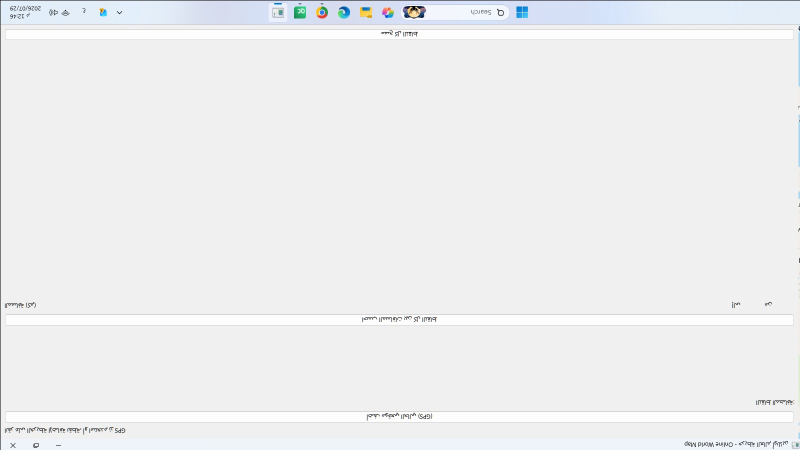
#> input picture output/rotated_180.jpg, 1600 x 900 px, given in place of Screenshot 2026-07-29 124604.png, which was not available (shown at 1/2 size); the run also reads 1 picture not shown here
$ jupyter execute Untitled-2.ipynb
#> lines starting #> are read from the running program, lines starting #| are printed output that depends on the picture; pictures that were not available may be replaced by others from this repository, and a replacement may not be noted
[cell 1]
import numpy as np
import matplotlib.pyplot as plt

image = np.zeros((400, 400), dtype=np.uint8)

image[100:300, 100:300] = 255

plt.imshow(image, cmap="gray")
plt.axis("off")
plt.show()
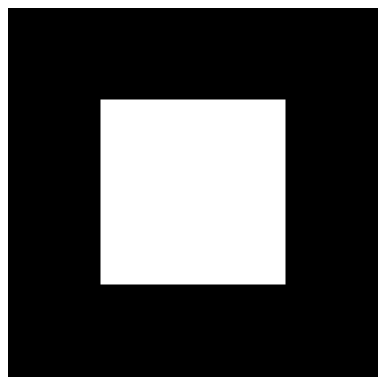
#> figure drawn by matplotlib, 1 panel

[cell 2]
import cv2
import matplotlib.pyplot as plt
import os

# 1. مسار الصورة
image_path = r"C:\Users\PC-LAB1\Pictures\Screenshots\Screenshot 2026-07-29 124604.png"

# قراءة الصورة بواسطة OpenCV (تكون بنظام BGR)
image_bgr = cv2.imread(image_path)
#> image_bgr is the input picture: shape (900, 1600, 3); mean B, G, R 239.9, 239, 238.3

if image_bgr is None:
    print("خطأ: تعذر قراءة الصورة! تأكد من صحة المسار.")
else:
    # 2. تحويل نظام الألوان إلى RGB ليتوافق مع Matplotlib
    image_rgb = cv2.cvtColor(image_bgr, cv2.COLOR_BGR2RGB)

    # --- تطبيق التحويلات الهندسية ---
    # أ) تغيير الحجم (Resize)
    small = cv2.resize(image_rgb, (400, 300))
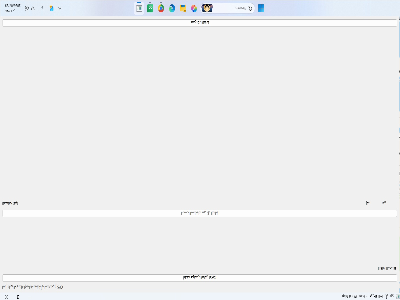
#> small: shape (300, 400, 3); mean R, G, B 238.4, 239.2, 240

    # ب) الاقتطاع (Crop)
    h, w = image_rgb.shape[:2]
#> h = 900; w = 1600
    crop = image_rgb[int(h*0.1):int(h*0.8), int(w*0.1):int(w*0.8)]
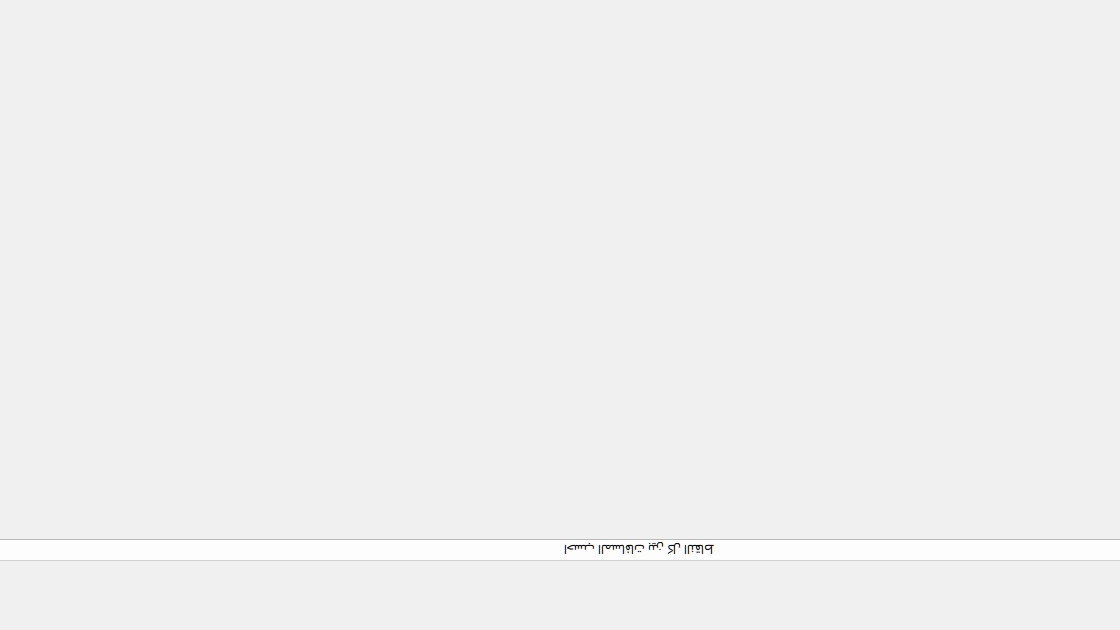
#> crop: shape (630, 1120, 3); mean R, G, B 240.2, 240.2, 240.2

    # ج) القلب الأفقية والرأسي (Flip)
    horizontal = cv2.flip(image_rgb, 1)
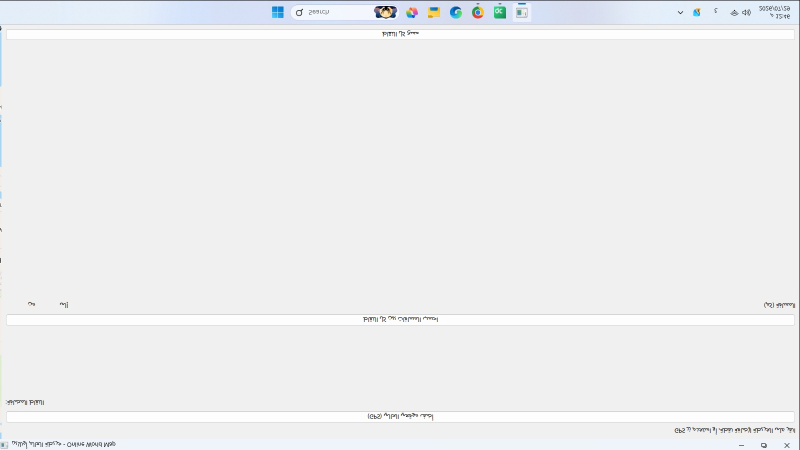
#> horizontal: shape (900, 1600, 3) (shown at 1/2 size); mean R, G, B 238.3, 239, 239.9
    vertical = cv2.flip(image_rgb, 0)
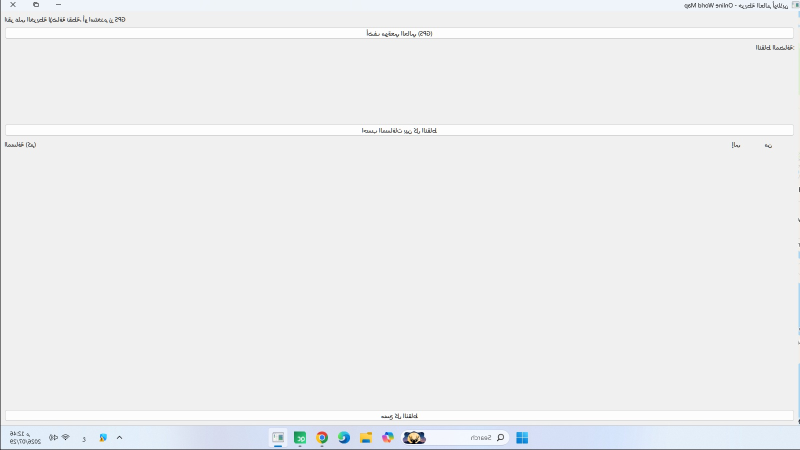
#> vertical: shape (900, 1600, 3) (shown at 1/2 size); mean R, G, B 238.3, 239, 239.9

    # --- حفظ النتائج ملفات في مجلد output ---
    os.makedirs("output", exist_ok=True)
    cv2.imwrite("output/resized.jpg", cv2.cvtColor(small, cv2.COLOR_RGB2BGR))
    cv2.imwrite("output/crop.jpg", cv2.cvtColor(crop, cv2.COLOR_RGB2BGR))
    cv2.imwrite("output/horizontal_flip.jpg", cv2.cvtColor(horizontal, cv2.COLOR_RGB2BGR))
    cv2.imwrite("output/vertical_flip.jpg", cv2.cvtColor(vertical, cv2.COLOR_RGB2BGR))

    # --- دمج وتجميع النتائج في صورة واحدة للعرّض ---
    fig, axes = plt.subplots(2, 3, figsize=(15, 8))

    # 1. الصورة الأصلية
    axes[0, 0].imshow(image_rgb)
    axes[0, 0].set_title("1. Original Image")
    axes[0, 0].axis("off")

    # 2. الصورة المصغرة (Resize)
    axes[0, 1].imshow(small)
    axes[0, 1].set_title("2. Resized (400x300)")
    axes[0, 1].axis("off")

    # 3. الصورة المقتطعة (Crop)
    axes[0, 2].imshow(crop)
    axes[0, 2].set_title("3. Cropped Region")
    axes[0, 2].axis("off")

    # 4. القلب الأفقي (Horizontal Flip)
    axes[1, 0].imshow(horizontal)
    axes[1, 0].set_title("4. Horizontal Flip")
    axes[1, 0].axis("off")

    # 5. القلب الرأسي (Vertical Flip)
    axes[1, 1].imshow(vertical)
    axes[1, 1].set_title("5. Vertical Flip")
    axes[1, 1].axis("off")

    # إخفاء المربع الأخير الفارغ في الشبكة
    axes[1, 2].axis("off")

    plt.tight_layout()
    plt.show()

[cell 3]
import cv2
import matplotlib.pyplot as plt
import os

# 1. قراءة الصورة
image_path = r"C:\Users\PC-LAB1\Pictures\Screenshots\Screenshot 2026-07-29 124604.png"
image_bgr = cv2.imread(image_path)

if image_bgr is None:
    print("خطأ: تعذر قراءة الصورة!")
else:
    # تحويل الألوان لـ RGB للعرض بـ Matplotlib
    image_rgb = cv2.cvtColor(image_bgr, cv2.COLOR_BGR2RGB)

    # أبعاد ومركز الصورة
    height, width = image_rgb.shape[:2]
#> height = 900; width = 1600
    center = (width // 2, height // 2)
#> center = (800, 450)

    # قائمة الزوايا المراد اختبارها
    angles = [45, 90, 180, 270]
    rotated_images = {}

    os.makedirs("output", exist_ok=True)

    # تدوير الصورة لكل زاوية
    for angle in angles:
        matrix = cv2.getRotationMatrix2D(center, angle, 1.0)
        rotated = cv2.warpAffine(image_rgb, matrix, (width, height))
        rotated_images[angle] = rotated

        # حفظ كل نسخة
        cv2.imwrite(f"output/rotated_{angle}.jpg", cv2.cvtColor(rotated, cv2.COLOR_RGB2BGR))
#> this loop made 4 passes
#> pass 1, `rotated = cv2.warpAffine(image_rgb, matrix, (width, height))`:
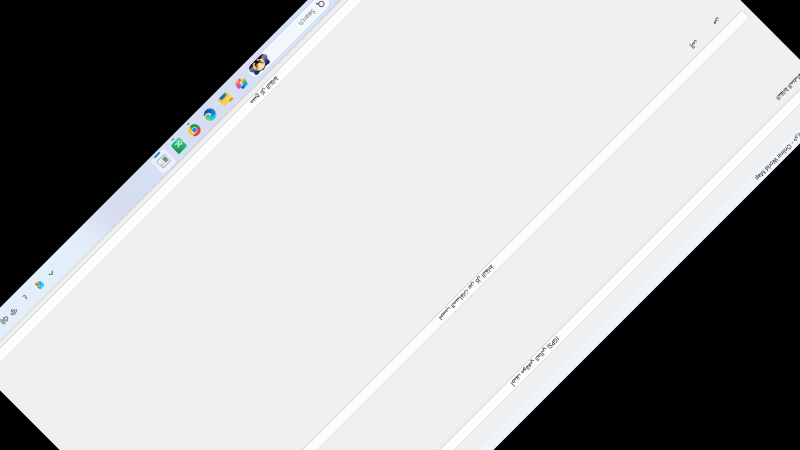
#> rotated: shape (900, 1600, 3) (shown at 1/2 size); mean R, G, B 174, 174.4, 174.8
#> after the loop:
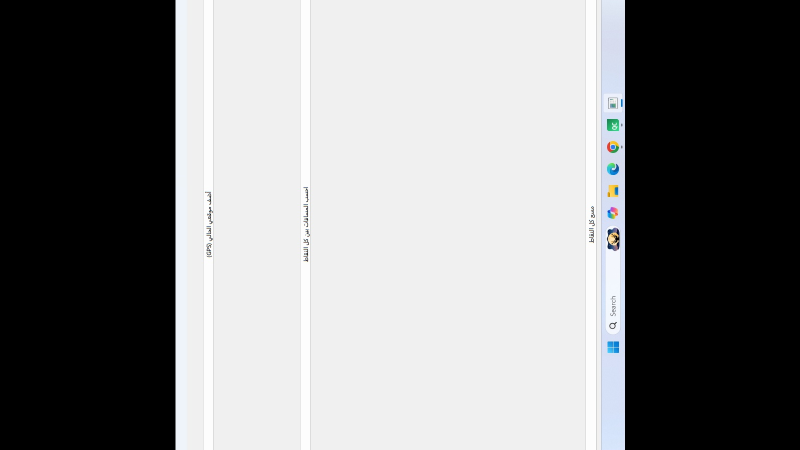
#> rotated: shape (900, 1600, 3) (shown at 1/2 size); mean R, G, B 134, 134.4, 135
#> after the loop, rotated_images = 4 items

    # عرض جميع النتائج في لوحة واحدة
    fig, axes = plt.subplots(1, 5, figsize=(18, 5))

    # الصورة الأصلية
    axes[0].imshow(image_rgb)
    axes[0].set_title("Original")
    axes[0].axis("off")

    # عرض الزوايا
    for i, angle in enumerate(angles, start=1):
        axes[i].imshow(rotated_images[angle])
        axes[i].set_title(f"Rotated {angle}°")
        axes[i].axis("off")

    plt.tight_layout()
    plt.show()
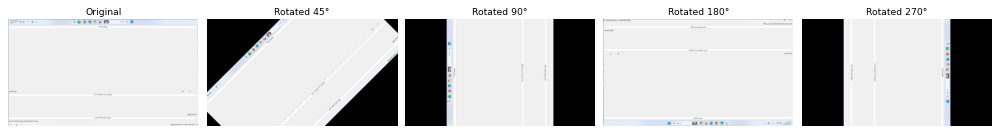
#> figure drawn by matplotlib, 5 panels

[cell 4]
import cv2
import matplotlib.pyplot as plt

# 1. قراءة الصورة
image_path = r"C:\Users\PC-LAB1\Pictures\Screenshots\Screenshot 2026-07-29 124604.png"
image_bgr = cv2.imread(image_path)

if image_bgr is None:
    print("خطأ: تعذر قراءة الصورة!")
else:
    # التحويلات
    image_rgb = cv2.cvtColor(image_bgr, cv2.COLOR_BGR2RGB)
    gray = cv2.cvtColor(image_bgr, cv2.COLOR_BGR2GRAY)
    hsv = cv2.cvtColor(image_bgr, cv2.COLOR_BGR2HSV)
#> hsv: shape (900, 1600, 3); mean H, S, V 11.2, 2.6, 240.1

    # طباعة الأبعاد
    print("Color (RGB):", image_rgb.shape)
#| Color (RGB): (900, 1600, 3)
    print("Gray:", gray.shape)
#| Gray: (900, 1600)
    print("HSV:", hsv.shape)
#| HSV: (900, 1600, 3)

    # العرض في لوحة واحدة
    fig, axes = plt.subplots(1, 3, figsize=(15, 5))

    axes[0].imshow(image_rgb)
    axes[0].set_title(f"RGB Color\nShape: {image_rgb.shape}")
    axes[0].axis("off")

    axes[1].imshow(gray, cmap="gray")
    axes[1].set_title(f"Grayscale\nShape: {gray.shape}")
    axes[1].axis("off")

    axes[2].imshow(hsv)
    axes[2].set_title(f"HSV Representation\nShape: {hsv.shape}")
    axes[2].axis("off")

    plt.tight_layout()
    plt.show()

[cell 5]
import cv2
import matplotlib.pyplot as plt
import os

# 1. قراءة الصورة
image_path = r"C:\Users\PC-LAB1\Pictures\Screenshots\Screenshot 2026-07-29 124604.png"
image_bgr = cv2.imread(image_path)

if image_bgr is None:
    print("خطأ: تعذر قراءة الصورة!")
else:
    image_rgb = cv2.cvtColor(image_bgr, cv2.COLOR_BGR2RGB)

    # تطبيق الفلاتر
    blur = cv2.blur(image_rgb, (5, 5))
    gaussian = cv2.GaussianBlur(image_rgb, (5, 5), 0)
    median = cv2.medianBlur(image_rgb, 5)

    # حفظ النتائج
    os.makedirs("output", exist_ok=True)
    cv2.imwrite("output/blur.jpg", cv2.cvtColor(blur, cv2.COLOR_RGB2BGR))
    cv2.imwrite("output/gaussian.jpg", cv2.cvtColor(gaussian, cv2.COLOR_RGB2BGR))
    cv2.imwrite("output/median.jpg", cv2.cvtColor(median, cv2.COLOR_RGB2BGR))
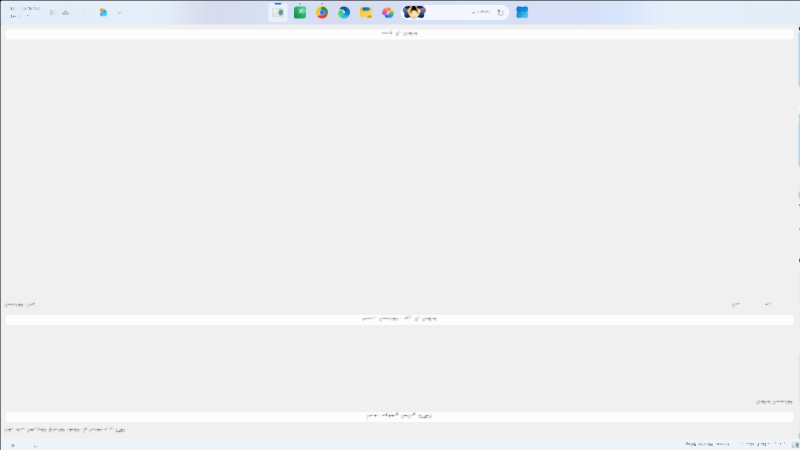
#> saved as median.jpg: shape (900, 1600, 3) (shown at 1/2 size); mean B, G, R 240.6, 239.7, 239

    # عرض النتائج جنبًا إلى جنب للمقارنة
    fig, axes = plt.subplots(1, 4, figsize=(20, 5))

    titles = ["Original", "Average Blur", "Gaussian Blur", "Median Blur"]
    images = [image_rgb, blur, gaussian, median]

    for ax, img, title in zip(axes, images, titles):
        ax.imshow(img)
        ax.set_title(title)
        ax.axis("off")
#> this loop made 4 passes
#> title on passes 1 to 4: 'Original', 'Average Blur', 'Gaussian Blur', 'Median Blur'

    plt.tight_layout()
    plt.show()

[cell 6]
import cv2
import matplotlib.pyplot as plt

image_path = r"C:\Users\PC-LAB1\Desktop\immge processing\ed44b0c4f03794879c13e936928a7d69.jpg"
image = cv2.imread(image_path)

if image is not None:
    # تحويل BGR إلى RGB للعرض بـ Matplotlib
    image_rgb = cv2.cvtColor(image, cv2.COLOR_BGR2RGB)

    # 1. تكبير بمقدار أضعاف مضاعفة (مثلاً 2x من الحجم الأصلي)
    # INTER_CUBIC أو INTER_LANCZOS4 تعطيك جودة ووضوح أفضل عند التكبير
    zoomed_image = cv2.resize(image_rgb, None, fx=2.0, fy=2.0, interpolation=cv2.INTER_CUBIC)

    # 2. عرض الصورة المكبرة بوضوح
    plt.figure(figsize=(12, 10))
    plt.imshow(zoomed_image)
    plt.title("Zoomed Image (2x High Quality)")
    plt.axis("off")
    plt.show()

[cell 7]
import cv2

# 1. قراءة الصورة
image_path = r"C:\Users\PC-LAB1\Pictures\Screenshots\Screenshot 2026-07-29 124604.png"
image = cv2.imread(image_path)

if image is None:
    print("خطأ: تعذر قراءة الصورة! تأكد من المسار.")
else:
    # 2. تطبيق الفلاتر الثلاثة
    blur = cv2.blur(image, (5, 5))
    gaussian = cv2.GaussianBlur(image, (5, 5), 0)
    median = cv2.medianBlur(image, 5)

    # 3. عرض كل صورة في نافذة منفصلة كبيرة وقابلة لإعادة ضبط الحجم
    # سنقوم بإنشاء 4 نوافذ مستقلة
    windows = {
        "1. Original Image (Zoomable)": image,
        "2. Average Blur (Zoomable)": blur,
        "3. Gaussian Blur (Zoomable)": gaussian,
        "4. Median Blur (Zoomable)": median
    }

    print("جاري فتح 4 نوافذ منفصلة بحجم كبير. يمكنك استخدام الماوس لسحب أطراف كل نافذة وتكبيرها.")
    print("اضغط على أي زر في لوحة المفاتيح لإغلاق كافة النوافذ.")

    for win_name, img_data in windows.items():
        # إنشاء نافذة OpenCV مع خاصية إعادة ضبط الحجم تلقائياً
        cv2.namedWindow(win_name, cv2.WINDOW_NORMAL)

        # عرض الصورة
        cv2.imshow(win_name, img_data)

        # (اختياري) تكبير حجم النافذة على الشاشة عند الفتح لأبعاد كبيرة (مثلاً 1024x768)
        cv2.resizeWindow(win_name, 1024, 768)
#> this loop made 4 passes
#> win_name on passes 1 to 4: '1. Original Image (Zoomable)', '2. Average Blur (Zoomable)', '3. Gaussian Blur (Zoomable)', '4. Median Blur (Zoomable)'

    # الانتظار حتى يضغط المستخدم على أي زر
    cv2.waitKey(0)

    # إغلاق جميع النوافذ بعد الانتهاء
    cv2.destroyAllWindows()

[cell 8]
import cv2
import numpy as np
import os

def add_salt_and_pepper_noise(image, salt_prob=0.02, pepper_prob=0.02):
    """دالة لإضافة ضوضاء الملح والفلفل عشوائياً على الصورة"""
#> called with salt_prob = 0.02, pepper_prob = 0.02
    noisy_image = image.copy()

    # 1. إضافة الملح (نقاط بيضاء = 255)
    num_salt = np.ceil(salt_prob * image.size)
#> num_salt = 86400
    coords = [np.random.randint(0, i - 1, int(num_salt)) for i in image.shape[:2]]
    noisy_image[tuple(coords)] = 255

    # 2. إضافة الفلفل (نقاط سوداء = 0)
    num_pepper = np.ceil(pepper_prob * image.size)
#> num_pepper = 86400
    coords = [np.random.randint(0, i - 1, int(num_pepper)) for i in image.shape[:2]]
    noisy_image[tuple(coords)] = 0
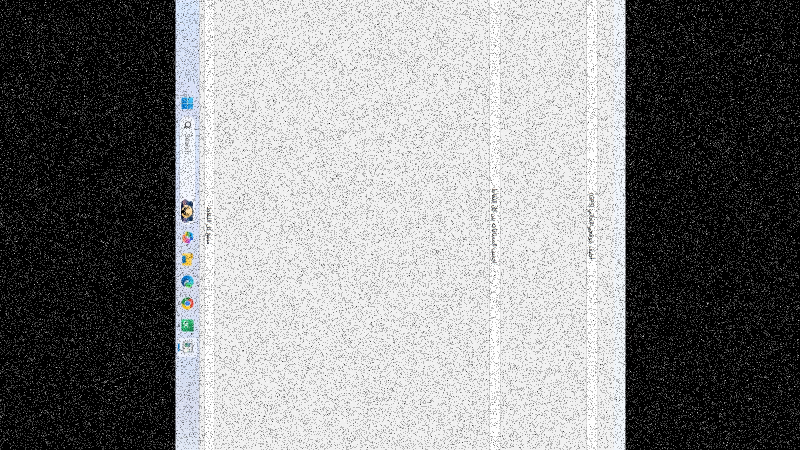
#> noisy_image: shape (900, 1600, 3) (shown at 1/2 size); mean B, G, R 133.8, 133.3, 132.9

    return noisy_image

# 1. قراءة الصورة الأصلية
image_path = r"C:\Users\PC-LAB1\Desktop\immge processing\paper_noisy_camera_man.webp"
image = cv2.imread(image_path)

if image is None:
    print("خطأ: تعذر قراءة الصورة! تأكد من صحة المسار.")
else:
    # 2. إضافة ضوضاء الملح والفلفل (بنسبة 2% لكل منهما)
    noisy_img = add_salt_and_pepper_noise(image, salt_prob=0.02, pepper_prob=0.02)

    # 3. استخدام Median Filter لإزالة الضوضاء (حجم النواة 5x5)
    cleaned_img = cv2.medianBlur(noisy_img, 9)

    # 4. حفظ النتائج في مجلد output
    os.makedirs("output", exist_ok=True)
    cv2.imwrite("output/noisy_image.jpg", noisy_img)
    cv2.imwrite("output/cleaned_image.jpg", cleaned_img)

    # 5. عرض النتائج في نوافذ مستقلة بحجم كبير وقابل للتحكم
    windows = {
        "1. Original Image": image,
        "2. Noisy Image (Salt & Pepper)": noisy_img,
        "3. Cleaned Image (Median Filter Result)": cleaned_img
    }

    for win_name, img_data in windows.items():
        cv2.namedWindow(win_name, cv2.WINDOW_NORMAL)
        cv2.resizeWindow(win_name, 1024, 768)
        cv2.imshow(win_name, img_data)
#> this loop made 3 passes

    print("تمت العملية بنجاح! اضغط أي زر لإغلاق النوافذ...")
    cv2.waitKey(0)
    cv2.destroyAllWindows()

[cell 9]
import cv2
import numpy as np
import os

# 1. قراءة الصورة
image_path = r"C:\Users\PC-LAB1\Desktop\immge processing\paper_noisy_camera_man.webp"
image = cv2.imread(image_path)

if image is None:
    print("خطأ: تعذر قراءة الصورة! تأكد من صحة المسار.")
else:
    # --- الطريقة الأولى: مصفوفة لابلاس الموزونة (Sharpening Kernel) ---
    # مصفوفة احترافية لزيادة الحدة مع الحفاظ على توازن الإضاءة
    sharpen_kernel = np.array([
        [0, -1,  0],
        [-1, 5, -1],
        [0, -1,  0]
    ])
    laplacian_sharpened = cv2.filter2D(image, -1, sharpen_kernel)

    # --- الطريقة الثانية: Unsharp Masking (الطريقة الأفضل عالمياً لتحسين الوضوح) ---
    # 1. تطبيق تنعيم جاوص خفيف
    gaussian = cv2.GaussianBlur(image, (0, 0), 3)
    # 2. إبراز التفاصيل عبر الدمج الموزون (Original * 1.5 - Gaussian * 0.5)
    unsharp_sharpened = cv2.addWeighted(image, 1.5, gaussian, -0.5, 0)

    # حفظ النتائج
    os.makedirs("output", exist_ok=True)
    cv2.imwrite("output/laplacian_sharpened.jpg", laplacian_sharpened)
    cv2.imwrite("output/unsharp_sharpened.jpg", unsharp_sharpened)

    # عرض النتائج في نوافذ كبيرة وقابلة للتكبير
    windows = {
        "1. Original Image": image,
        "2. Laplacian Kernel Sharpened": laplacian_sharpened,
        "3. Unsharp Masking (Pro Quality)": unsharp_sharpened
    }

    for win_name, img_data in windows.items():
        cv2.namedWindow(win_name, cv2.WINDOW_NORMAL)
        cv2.resizeWindow(win_name, 1024, 768)
        cv2.imshow(win_name, img_data)
#> this loop made 3 passes

    print("اضغط أي زر لإغلاق النوافذ...")
    cv2.waitKey(0)
    cv2.destroyAllWindows()
